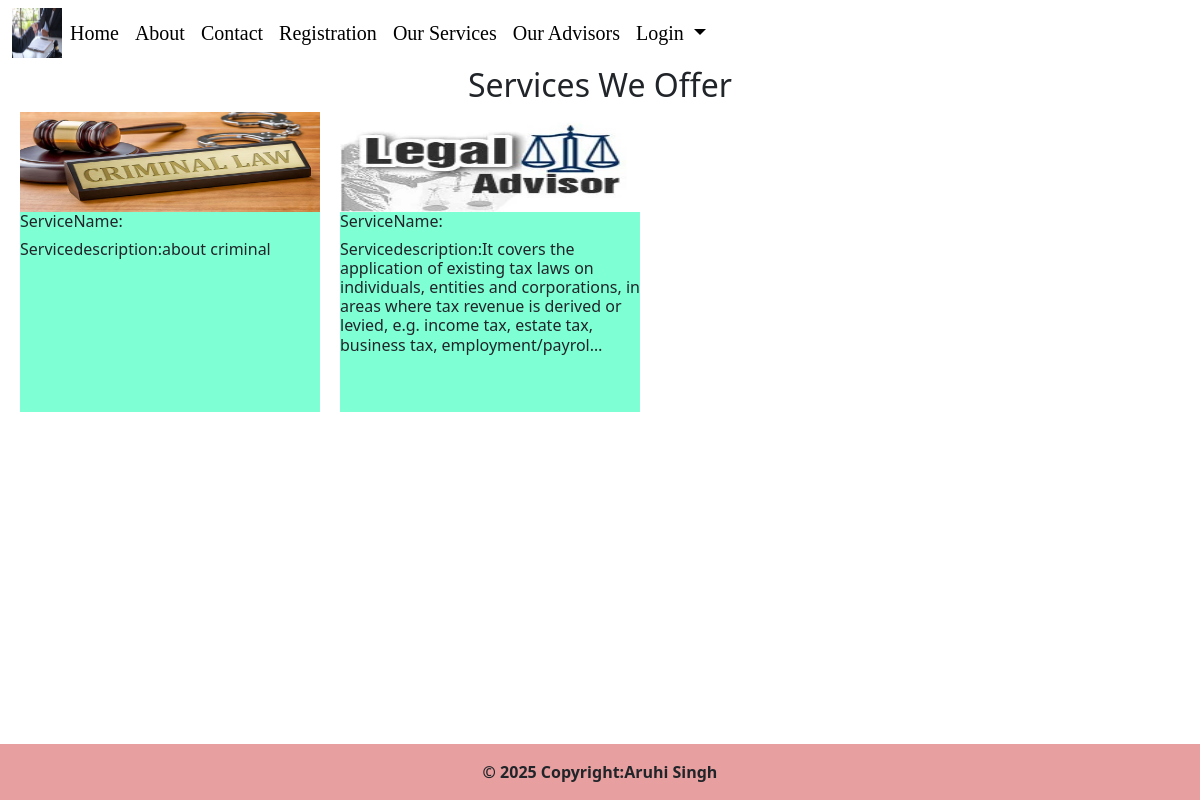
/views_services/, run on the app's committed database.
### legal_app/models.py (models this page shows)
class LeagalService(models.Model):
    service_type=models.CharField(max_length=100,primary_key=True)
    service_description=models.TextField(default="",null=False)
    service_pic=models.FileField(upload_to="service_pic/",default="")

### legal_app/views.py (the view)
# urls.py: path('views_services/',views.views_services,name='views_services'),
def views_services(request):
     service_list=LeagalService.objects.all()
     context= {
    "service_key":service_list
     }
     return render(request,'legal_app/html/views_services.html',context)

### legal_app/templates/legal_app/html/views_services.html (shortened to what this page needs)
<!DOCTYPE html>
{% load static %}
<html lang="en">
<head>
   {% include 'legal_app/common/common_css.html' %}
</head>
<body>
   <div class="main-div">
      {% include 'legal_app/common/header.html' %}
      <h2 style="text-align: center;">Services We Offer</h2>
      <div class="flex-container">
         {% for s in service_key %}
         <div class="item-div">
            <img src="/media/{{s.service_pic}}" alt="">
            <h6>ServiceName:{{s.service_name}}</h6>
            <h6>Servicedescription:{{s.service_description|truncatechars:200}}</h6>
         </div>
         {%endfor%}
      </div>
   </div>
   {% include 'legal_app/common/footer.html' %}
</body>
</html>

### legal_app/static/legaL_app/css/style.css (style rules this page uses)
body,html { min-height:100vh; display:flex; flex-direction:column; }
.main-div { flex:1; }
* { box-sizing: border-box; }

### legal_app/templates/legal_app/html/views_services.html (style rules this page uses)
.flex-container { display: flex; width:100%; height: 400px; flex-wrap: wrap; }
.item-div { width: 300px; height: 300px; background-color: aquamarine; margin-left: 20px; }
.item-div img { width: 100%; height: 100px; }

### data on the page
LeagalService: service_pic (picture), service_description "about criminal"
LeagalService: service_pic (picture), service_description "It covers the application of existing tax laws on individuals, entities and corporations, in areas where tax revenue is derived or levied, e.g. income tax, estate tax, business tax, employment/payrol…"
